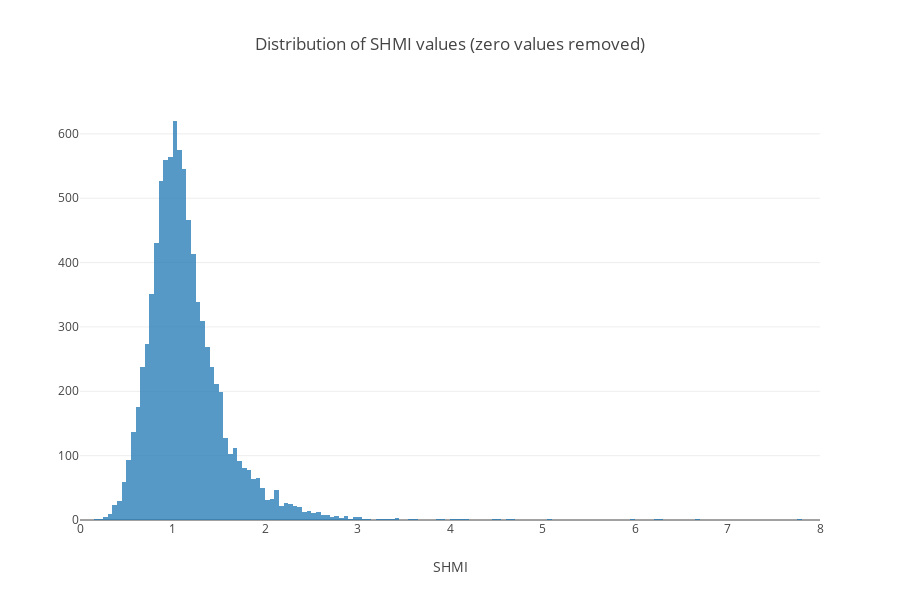

The code cell stored with this chart in its notebook:
### Markdown cell above
These plots show that the SHMI values (for all diagnoses and trusts) follow a normal distribution. However, there is a very large peak at 0, due to observations where no observed deaths occurred. This peak will need to be considered when calculating (or averaging) the SHMI over groups of observations. 

The shape of a normal distribution can be seen even more clearly with these zero-values removed. The data is also slightly skewed, with a long tail at the upper end.

### Code cell
x = nmc_data[nmc_data['SHMI'] != 0]['SHMI']

trace = go.Histogram(x= x, opacity=0.75, name = 'SHMI')

data = [trace]
layout = go.Layout(title='Distribution of SHMI values (zero values removed)',height=600, barmode='overlay', xaxis=dict(title='SHMI',range=[0, 8]))

fig = go.Figure(data=data, layout=layout)

iplot(fig)

### Figure 1 — Plotly figure (JSON) as saved in the notebook; plotly's stock layout.template omitted (floating-point values rounded to 4 significant figures; data arrays with more than 128 entries replaced by an {"elided": "..."} marker saying what was removed)
{"data": [{"name": "SHMI", "opacity": 0.75, "type": "histogram", "uid": "51225b85-ea34-4c93-b421-766863c6270d", "x": {"elided": "8792 float values"}}], "layout": {"barmode": "overlay", "height": 600, "title": "Distribution of SHMI values (zero values removed)", "xaxis": {"range": [0, 8], "title": "SHMI"}}}
